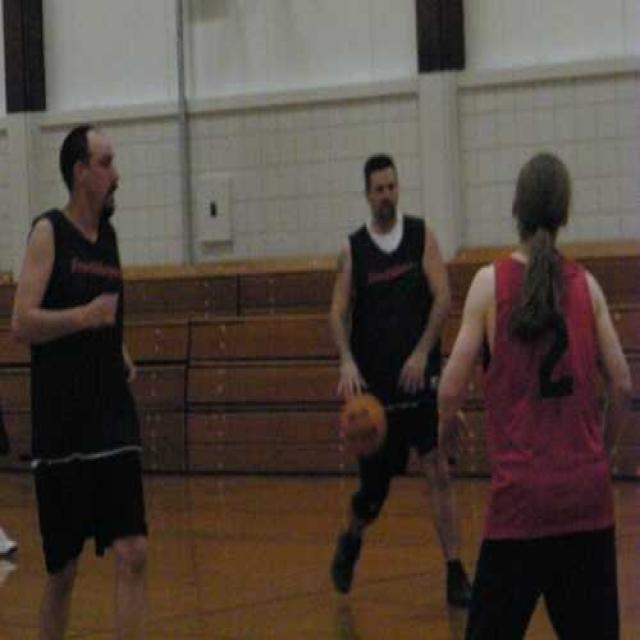
#> input picture data/images/imagem9.jpg, 640 x 640 px
$ python teste.py
#> lines starting #> are read from the running program, lines starting #| are printed output that depends on the picture; after the words box and inside, x2 and y2 are one past the last pixel; in counts of white or black regions, pixels touching at a corner belong together
import cv2
import numpy as np
import matplotlib.pyplot as plt

caminho = 'data/images/imagem9.jpg'
img = cv2.imread(caminho)
#> img is the input picture: shape (640, 640, 3); mean B, G, R 60.9, 68.5, 80.3
if img is None:
    raise ValueError("Erro ao carregar a imagem!")

# Converter para HSV
hsv = cv2.cvtColor(img, cv2.COLOR_BGR2HSV)
#> hsv: shape (640, 640, 3); mean H, S, V 41.7, 75.9, 80.9

# Faixa de cor para laranja escuro
lower_orange = np.array([5, 120, 80])
upper_orange = np.array([15, 255, 255])
mask = cv2.inRange(hsv, lower_orange, upper_orange)
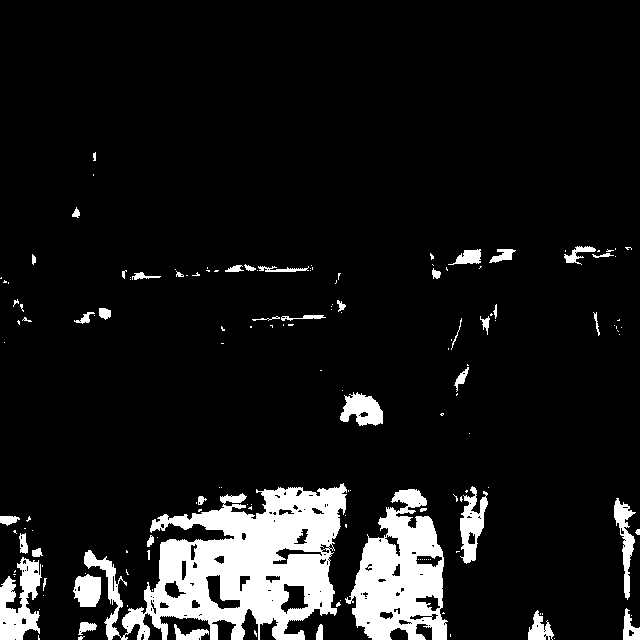
#> mask: shape (640, 640); 9.7% white; 156 white regions (109 under 20 px), largest, box (x1, y1, x2, y2) and area: (84, 483, 347, 640) 20414, (345, 489, 448, 640) 9066, (0, 557, 42, 640) 2067

# Limpeza morfológica
mask = cv2.morphologyEx(mask, cv2.MORPH_CLOSE, np.ones((7,7), np.uint8))
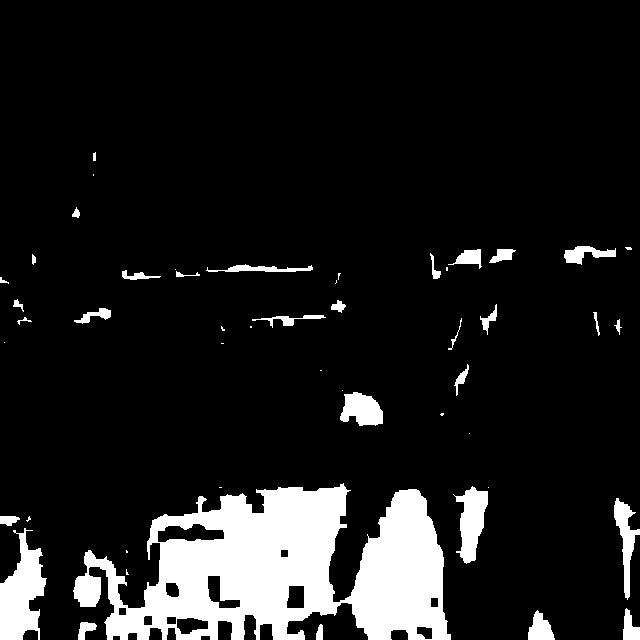
#> mask: shape (640, 640); 11.2% white; 50 white regions (19 under 20 px), largest, box (x1, y1, x2, y2) and area: (73, 483, 451, 640) 34902, (0, 528, 47, 640) 3059, (453, 486, 488, 564) 1512
mask = cv2.medianBlur(mask, 7)
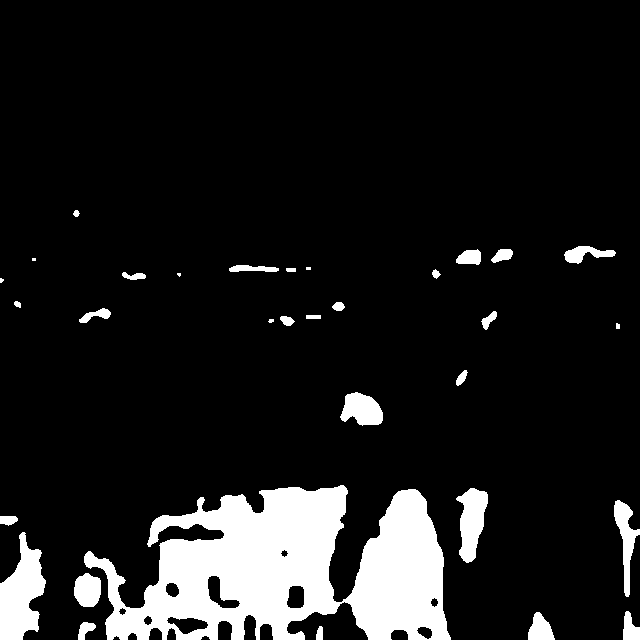
#> mask: shape (640, 640); 11% white; 32 white regions (5 under 20 px)

# Encontrar contornos
contornos, _ = cv2.findContours(mask, cv2.RETR_EXTERNAL, cv2.CHAIN_APPROX_SIMPLE)
#> contornos = 32 contours, 6 with area under 20; largest, box (x1, y1, x2, y2) and area: (84, 485, 451, 640) 35079, (0, 532, 46, 640) 2880, (456, 488, 488, 563) 1404, (340, 392, 383, 426) 964, (614, 500, 640, 597) 896

if contornos:
    for c in contornos:
        area = cv2.contourArea(c)
        perimetro = cv2.arcLength(c, True)
        if perimetro == 0:
            continue

        circularidade = 4 * np.pi * (area / (perimetro ** 2))
        x, y, w, h = cv2.boundingRect(c)
        aspect_ratio = w / float(h)

        # Critérios de detecção mais flexíveis
        if 500 < area < 30000 and 0.3 < circularidade < 1.3 and 0.7 < aspect_ratio < 1.3:
            cv2.rectangle(img, (x, y), (x+w, y+h), (0,255,0), 2)
            cv2.putText(img, "Bola", (x, y-10),
                        cv2.FONT_HERSHEY_SIMPLEX, 0.7, (0,255,0), 2)
            print(f"Bola detectada: área={area:.1f}, circ={circularidade:.2f}, ar={aspect_ratio:.2f}")
#> this loop made 32 passes
#> (area, perimetro, circularidade, x, y, w, h, aspect_ratio) on passes 1 to 12: (65, 35.66, 0.642, 316, 626, 7, 14, 0.5), (161.5, 59.21, 0.579, 78, 622, 18, 18, 1), (459, 93.11, 0.665, 528, 612, 27, 28, 0.964), (298, 82.14, 0.555, 623, 611, 17, 29, 0.586), (691.5, 101, 0.852, 74, 573, 27, 34, 0.794), (2880, 304.7, 0.39, 0, 532, 46, 108, 0.426), (118.5, 46.73, 0.682, 0, 516, 18, 10, 1.8), (896, 228.2, 0.216, 614, 500, 26, 97, 0.268), (1404, 193.5, 0.471, 456, 488, 32, 75, 0.427), (35079, 1871.4, 0.126, 84, 485, 367, 155, 2.37), (963.5, 135.6, 0.658, 340, 392, 43, 34, 1.26), (86, 41.46, 0.629, 456, 370, 12, 16, 0.75)
#> (c, area, perimetro, circularidade, x, y, w, h) on pass 16: ([[306, 315], [306, 318], [320, 318], [320, 315]], 42, 34, 0.457, 306, 315, 15, 4)
#| Bola detectada: área=691.5, circ=0.85, ar=0.79
#| Bola detectada: área=963.5, circ=0.66, ar=1.26
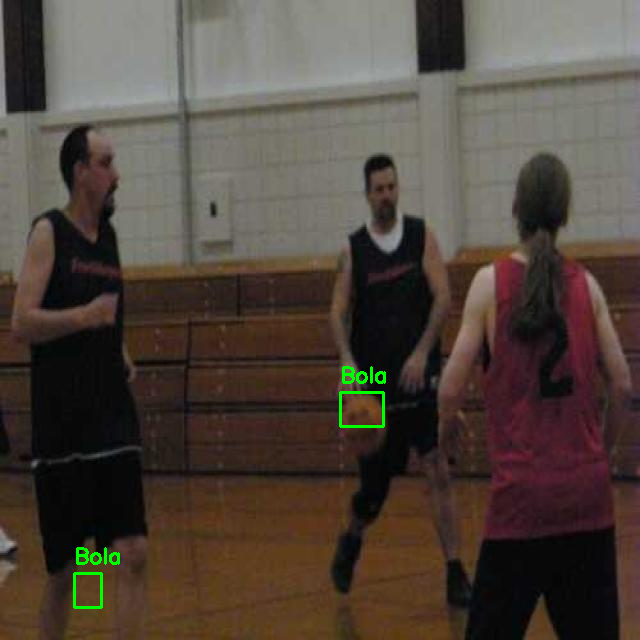
#> img: shape (640, 640, 3); 0.39% of pixels changed, all inside (x1, y1, x2, y2) = (73, 366, 386, 609)
else:
    print("Nenhum contorno encontrado.")

# Mostrar resultados
fig, axs = plt.subplots(1, 3, figsize=(12,5))
axs[0].imshow(cv2.cvtColor(img, cv2.COLOR_BGR2RGB)); axs[0].set_title('Detecção da Bola')
axs[1].imshow(mask, cmap='gray'); axs[1].set_title('Máscara Laranja Escuro')
axs[2].imshow(cv2.cvtColor(hsv, cv2.COLOR_HSV2RGB)); axs[2].set_title('Imagem HSV')
for ax in axs: ax.axis('off')
plt.tight_layout()
plt.show()
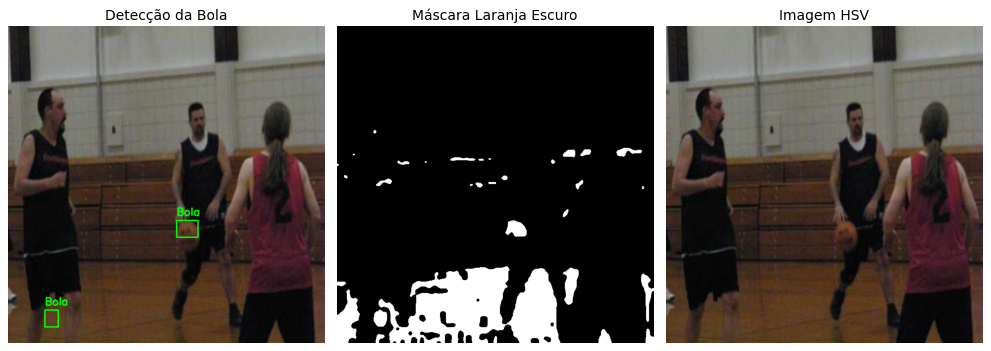
#> figure drawn by matplotlib, 3 panels

$ run again, with data/images/Imagem1.jpg copied over data/images/imagem9.jpg
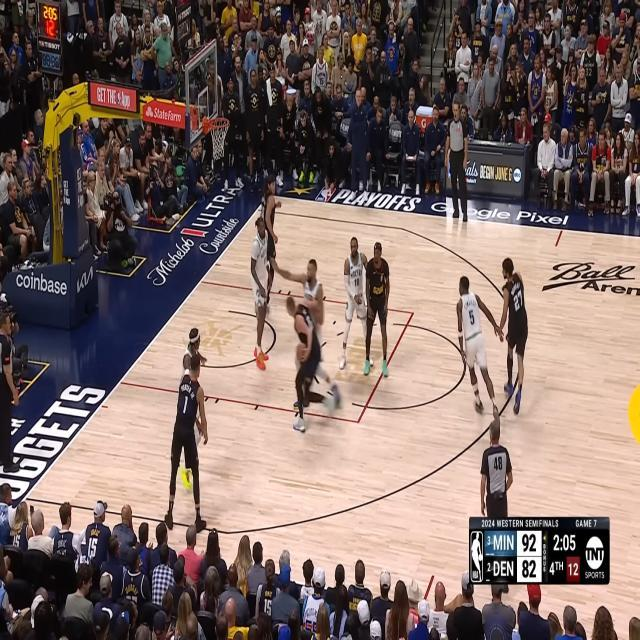
#> input picture data/images/Imagem1.jpg, 640 x 640 px
#> img is the input picture: shape (640, 640, 3); mean B, G, R 103.5, 108.4, 127
#> hsv: shape (640, 640, 3); mean H, S, V 55.3, 77.3, 130.7
#> `mask = cv2.medianBlur(mask, 7)`:
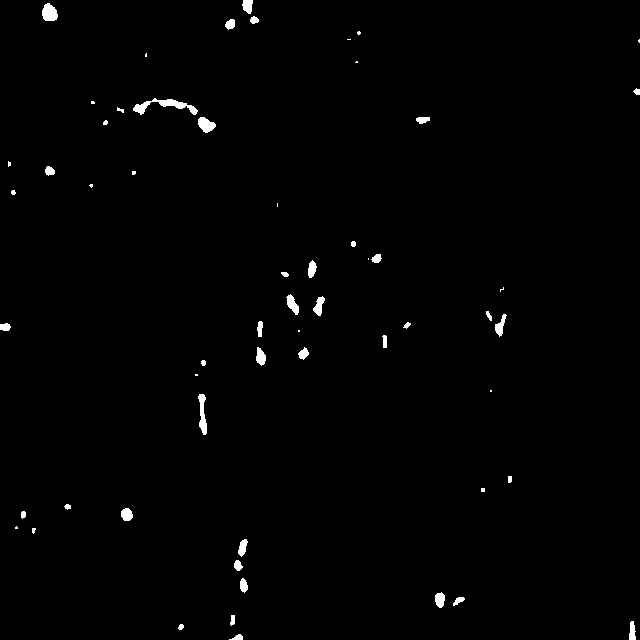
#> mask: shape (640, 640); 0.9% white; 59 white regions (18 under 20 px)
#> contornos = 59 contours, 25 with area under 20; largest, box (x1, y1, x2, y2) and area: (133, 98, 198, 115) 316, (42, 3, 58, 21) 194, (198, 394, 207, 435) 176, (198, 117, 216, 133) 166, (286, 294, 299, 315) 124
#> the loop `for c in contornos:` made 59 passes
#> (area, perimetro, circularidade, x, y, w, h, aspect_ratio) on passes 1, 3, 4, 5, 6, 7, 8, 9: (35.5, 31.9, 0.438, 229, 634, 14, 6, 2.33), (79, 46.49, 0.459, 629, 621, 7, 19, 0.368), (30, 25.66, 0.573, 230, 615, 5, 11, 0.455), (44, 32.14, 0.535, 453, 597, 12, 9, 1.33), (104.5, 40.38, 0.805, 435, 592, 10, 16, 0.625), (72, 34.97, 0.74, 240, 578, 8, 15, 0.533), (56, 28.97, 0.838, 234, 560, 9, 11, 0.818), (91.5, 43.21, 0.616, 238, 539, 10, 18, 0.556)
#> `plt.show()`:
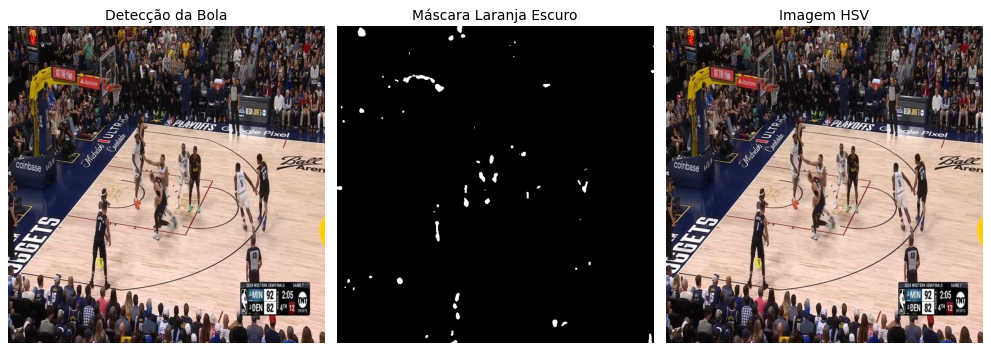
#> figure drawn by matplotlib, 3 panels

$ run again, with data/images/Imagem3.jpg copied over data/images/imagem9.jpg
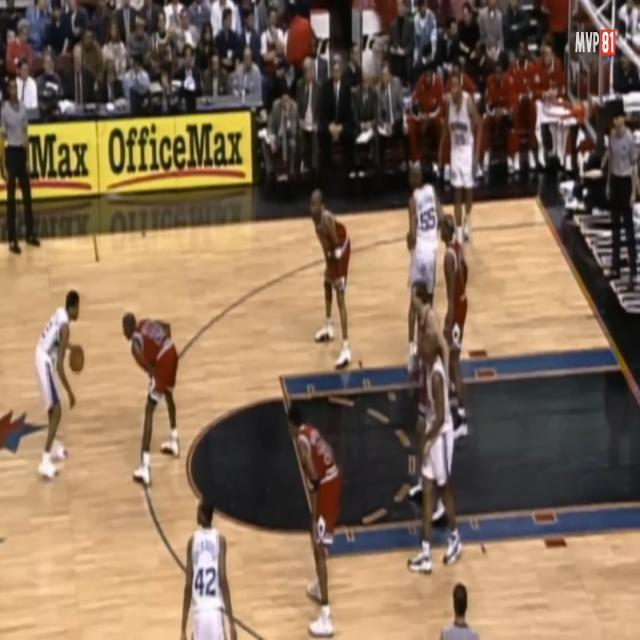
#> input picture data/images/Imagem3.jpg, 640 x 640 px
#> img is the input picture: shape (640, 640, 3); mean B, G, R 87.5, 109.3, 132.5
#> hsv: shape (640, 640, 3); mean H, S, V 40.9, 87.2, 133.8
#> `mask = cv2.medianBlur(mask, 7)`:
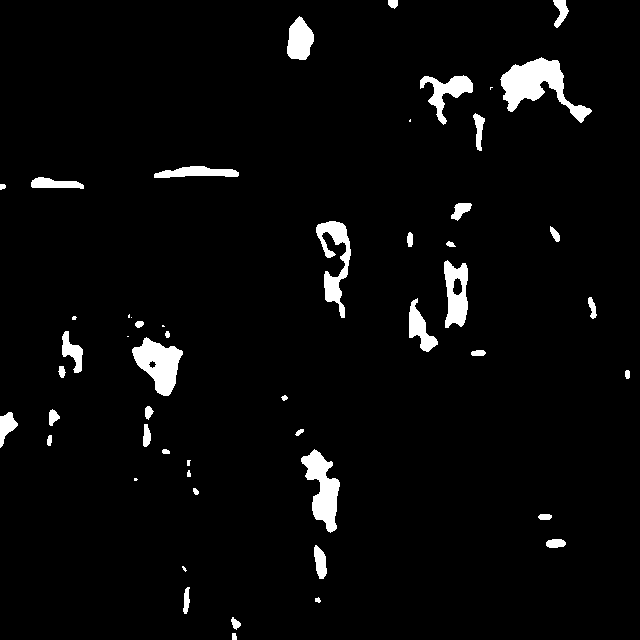
#> mask: shape (640, 640); 3.7% white; 52 white regions (10 under 20 px)
#> contornos = 52 contours, 14 with area under 20; largest, box (x1, y1, x2, y2) and area: (500, 57, 592, 123) 2262, (132, 337, 183, 396) 1608, (301, 449, 340, 533) 1519, (316, 221, 351, 318) 1186, (444, 260, 468, 328) 1167
#> the loop `for c in contornos:` made 52 passes
#> (area, perimetro, circularidade, x, y, w, h, aspect_ratio) on passes 1, 2, 4, 6, 7, 8, 9, 13: (21.5, 19.41, 0.717, 232, 633, 5, 7, 0.714), (58.5, 34.38, 0.622, 231, 617, 10, 13, 0.769), (99, 60.14, 0.344, 183, 587, 7, 27, 0.259), (267.5, 78.87, 0.54, 314, 545, 13, 34, 0.382), (126.5, 47.56, 0.703, 546, 539, 20, 9, 2.22), (57.5, 31.9, 0.71, 538, 514, 14, 6, 2.33), (22, 18.49, 0.809, 193, 488, 6, 7, 0.857), (1519, 243.5, 0.322, 301, 449, 39, 84, 0.464)
#> (printed output is left out)
#> `plt.show()`:
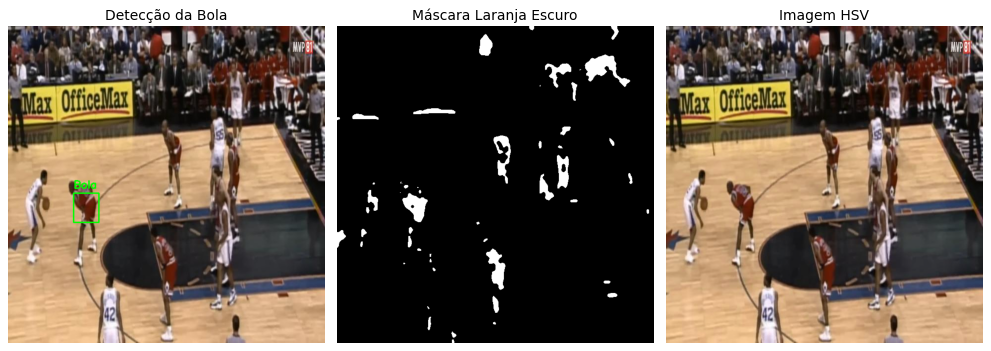
#> figure drawn by matplotlib, 3 panels
